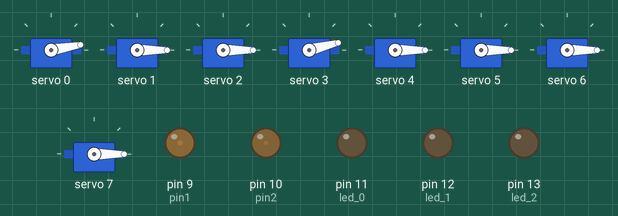
Recording of a sketch running on a simulated Arduino Uno, built with avr-gcc and run on an emulated ATmega328P. Parts: 8 × servo, output pins drawn as LEDs (lit = HIGH).

Above: at 0.79 s.
At 4.8 s:
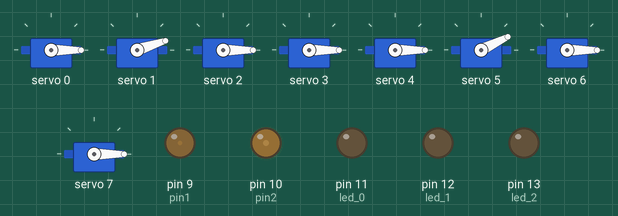
At 9.57 s:
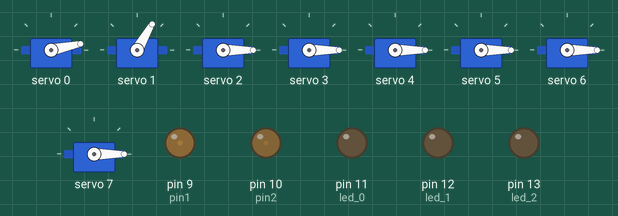
At 18.31 s:
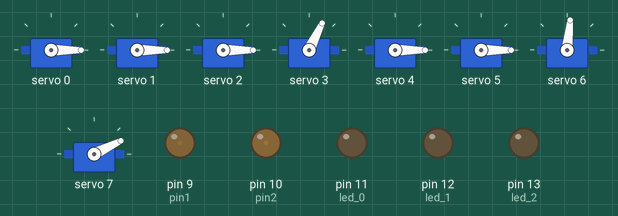
At 27.65 s:
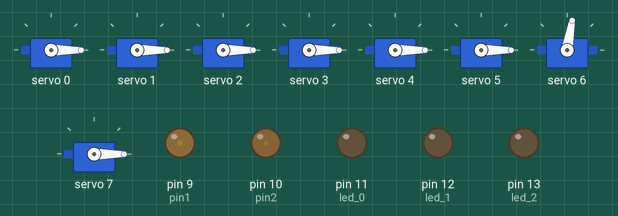
At 36.3 s:
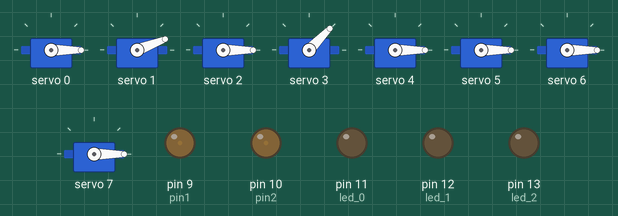
Timing chart, 0 to 40.0 s (numbered marks = the images above):
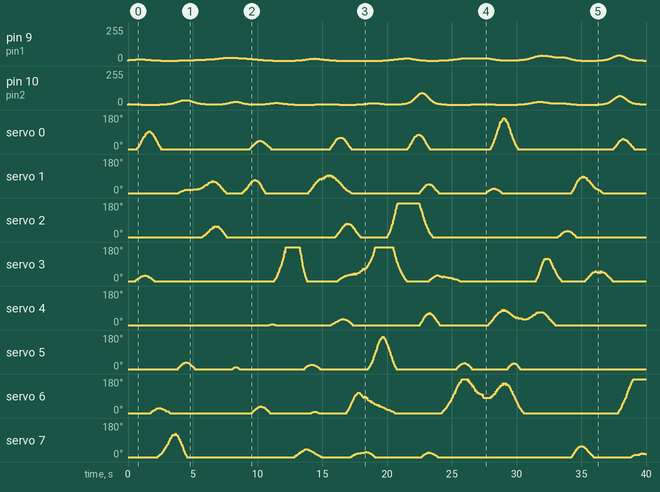

The sketch:

twoParts_backup.ino
```cpp
//sensor pins
#define trigPin_1 2
#define echoPin_1 3
#define trigPin_2 4
#define echoPin_2 5
#define trigPin_3 6
#define echoPin_3 7

//extra PWM pin
#define pin1 9
#define pin2 10

//sensor status pins
#define led_0 11
#define led_1 12
#define led_2 13

#include <Wire.h>
#include <NewPing.h>
#include <Adafruit_PWMServoDriver.h>
#include <avr/pgmspace.h>

#define MAX_DISTANCE 200 // Maximum distance we want to ping for (in centimeters). Maximum sensor distance is rated at 400-500cm.

// permutation array
PROGMEM const unsigned char p[] = {
  151, 160, 137, 91, 90, 15,
  131, 13, 201, 95, 96, 53, 194, 233, 7, 225, 140, 36, 103, 30, 69, 142, 8, 99, 37, 240, 21, 10, 23,
  190, 6, 148, 247, 120, 234, 75, 0, 26, 197, 62, 94, 252, 219, 203, 117, 35, 11, 32, 57, 177, 33,
  88, 237, 149, 56, 87, 174, 20, 125, 136, 171, 168, 68, 175, 74, 165, 71, 134, 139, 48, 27, 166,
  77, 146, 158, 231, 83, 111, 229, 122, 60, 211, 133, 230, 220, 105, 92, 41, 55, 46, 245, 40, 244,
  102, 143, 54, 65, 25, 63, 161, 1, 216, 80, 73, 209, 76, 132, 187, 208, 89, 18, 169, 200, 196,
  135, 130, 116, 188, 159, 86, 164, 100, 109, 198, 173, 186, 3, 64, 52, 217, 226, 250, 124, 123,
  5, 202, 38, 147, 118, 126, 255, 82, 85, 212, 207, 206, 59, 227, 47, 16, 58, 17, 182, 189, 28, 42,
  223, 183, 170, 213, 119, 248, 152, 2, 44, 154, 163, 70, 221, 153, 101, 155, 167, 43, 172, 9,
  129, 22, 39, 253, 19, 98, 108, 110, 79, 113, 224, 232, 178, 185, 112, 104, 218, 246, 97, 228,
  251, 34, 242, 193, 238, 210, 144, 12, 191, 179, 162, 241, 81, 51, 145, 235, 249, 14, 239, 107,
  49, 192, 214, 31, 181, 199, 106, 157, 184, 84, 204, 176, 115, 121, 50, 45, 127, 4, 150, 254,
  138, 236, 205, 93, 222, 114, 67, 29, 24, 72, 243, 141, 128, 195, 78, 66, 215, 61, 156, 180,
};

// array below generated with this code line in the INoise code.
// static { for (int i=0; i < 256 ; i++) fade[i] = (int)((1<<12)*f(i/256.)); }
PROGMEM const uint16_t fadeArray[] = {
 1,    1,    1,    1,    1,    1,    1,    1,    1,    1,    2,    3,    3,    4,    6,    7,
  9,    10,   12,   14,   17,   19,   22,   25,   29,   32,   36,   40,   45,   49,   54,   60,
  65,   71,   77,   84,   91,   98,   105,  113,  121,  130,  139,  148,  158,  167,  178,  188,
  199,  211,  222,  234,  247,  259,  273,  286,  300,  314,  329,  344,  359,  374,  390,  407,
  424,  441,  458,  476,  494,  512,  531,  550,  570,  589,  609,  630,  651,  672,  693,  715,
  737,  759,  782,  805,  828,  851,  875,  899,  923,  948,  973,  998,  1023, 1049, 1074, 1100,
  1127, 1153, 1180, 1207, 1234, 1261, 1289, 1316, 1344, 1372, 1400, 1429, 1457, 1486, 1515, 1543,
  1572, 1602, 1631, 1660, 1690, 1719, 1749, 1778, 1808, 1838, 1868, 1898, 1928, 1958, 1988, 2018,
  2048, 2077, 2107, 2137, 2167, 2197, 2227, 2257, 2287, 2317, 2346, 2376, 2405, 2435, 2464, 2493,
  2523, 2552, 2580, 2609, 2638, 2666, 2695, 2723, 2751, 2779, 2806, 2834, 2861, 2888, 2915, 2942,
  2968, 2995, 3021, 3046, 3072, 3097, 3122, 3147, 3172, 3196, 3220, 3244, 3267, 3290, 3313, 3336,
  3358, 3380, 3402, 3423, 3444, 3465, 3486, 3506, 3525, 3545, 3564, 3583, 3601, 3619, 3637, 3654,
  3672, 3688, 3705, 3721, 3736, 3751, 3766, 3781, 3795, 3809, 3822, 3836, 3848, 3861, 3873, 3884,
  3896, 3907, 3917, 3928, 3937, 3947, 3956, 3965, 3974, 3982, 3990, 3997, 4000, 4000, 4000, 4000,
  4000, 4000, 4000, 4000, 4000, 4000, 4000, 4000, 4000, 4000, 4000, 4000, 4000, 4000, 4000, 4000,
  4000, 4000, 4000, 4000, 4000, 4000, 4000, 4000, 4000, 4000, 4000, 4000, 4000, 4000, 4000, 4000,
};

PROGMEM const uint16_t lightMap[] = {
  1, 1, 1, 1, 1, 1, 1, 1, 1, 1, 1, 1, 1, 2, 2, 2, 2, 2, 2, 2, 2, 2, 2, 2, 2, 2, 2, 2, 2, 3, 3,
  3, 3, 3, 3, 3, 3, 3, 3, 4, 4, 4, 4, 4, 4, 4, 4, 5, 5, 5, 5, 5, 5, 6, 6, 6, 6, 6, 7, 7, 7, 7,
  8, 8, 8, 8, 9, 9, 9, 9, 10, 10, 10, 11, 11, 12, 12, 12, 13, 13, 14, 14, 15, 15, 15, 16, 17,
  17, 18, 18, 19, 19, 20, 21, 21, 22, 23, 24, 24, 25, 26, 27, 28, 29, 30, 31,
  32, 33, 34, 35, 36, 37, 39, 40, 41, 43, 44, 45, 47, 49, 50, 52, 53, 55, 57, 59, 61, 63, 65,
  67, 69, 72, 74, 77, 79, 82, 84, 87, 90, 93, 96, 99, 103, 106, 110, 113,
  117, 121, 125, 129, 133, 138, 142, 147, 152, 157, 162, 168, 173, 179, 185, 191, 197, 204,
  210, 217, 225, 232, 240, 248, 256, 264, 273, 282, 292, 301, 311,
  322, 332, 343, 355, 366, 379, 391, 404, 418, 431, 446, 460, 476, 492, 508, 525, 542, 560,
  579, 598, 618, 638, 659, 681, 704, 727, 751, 776, 802, 828, 856,
  884, 914, 944, 975, 1007, 1041, 1075, 1111, 1148, 1186, 1225, 1266, 1308, 1351, 1396, 1442,
  1490, 1539, 1591, 1643, 1698, 1754, 1812, 1872, 1934, 1999,
  2065, 2133, 2204, 2277, 2353, 2431, 2511, 2594, 2680, 2769, 2861, 2956, 3054, 3155, 3260,
  3368, 3480, 3595, 3714, 3837, 3965, 4000
};

int val(int x) {
  return pgm_read_word_near(lightMap + x);
}

Adafruit_PWMServoDriver pwm = Adafruit_PWMServoDriver();

/* Configure digital pins 9 and 10 as 16-bit PWM outputs. */
void setupPWM16() {
  DDRB |= _BV(PB1) | _BV(PB2);        /* set pins as outputs */
  TCCR1A = _BV(COM1A1) | _BV(COM1B1)  /* non-inverting PWM */
           | _BV(WGM11);                   /* mode 14: fast PWM, TOP=ICR1 */
  TCCR1B = _BV(WGM13) | _BV(WGM12)
           | _BV(CS10);                    /* no prescaling */
  //    ICR1 = 0xffff;                      /* TOP counter value */
  ICR1 = 4095;
}

/* 16-bit version of analogWrite(). Works only on pins 9 and 10. */
void analogWrite16(uint8_t pin, uint16_t val)
{
  switch (pin) {
    case  9: OCR1A = val; break;
    case 10: OCR1B = val; break;
  }
}

long perlinTimeInc = 250L;
long perlinXInc    = 1000L;
long perlinYInc    = 1000L;
float targetValue = 2500; // variable to control overall light level

// returns a value between 0 - 255 for lights
int renderNoise(unsigned long x, unsigned long y, unsigned long z)
{
  return 137 + (inoise(x, y, z) >> 9);
}

#define P(x) pgm_read_byte_near(p + ((x)&255))

long inoise(unsigned long x, unsigned long y, unsigned long z)
{
  long X = x >> 16 & 255, Y = y >> 16 & 255, Z = z >> 16 & 255, N = 1L << 16;
  x &= N - 1; y &= N - 1; z &= N - 1;

  long u = fade(x), v = fade(y), w = fade(z), A = P(X) + Y, AA = P(A) + Z, AB = P(A + 1) + Z, B = P(X + 1) + Y, BA = P(B) + Z, BB = P(B + 1) + Z;

  return lerp(w, lerp(v, lerp(u, grad(P(AA), x   , y   , z   ),
                              grad(P(BA), x - N , y   , z   )),
                      lerp(u, grad(P(AB), x   , y - N , z   ),
                           grad(P(BB), x - N , y - N , z   ))),
              lerp(v, lerp(u, grad(P(AA + 1), x   , y   , z - N ),
                           grad(P(BA + 1), x - N , y   , z - N )),
                   lerp(u, grad(P(AB + 1), x   , y - N , z - N ),
                        grad(P(BB + 1), x - N , y - N , z - N ))));
}

long lerp(long t, long a, long b) {
  return a + (t * (b - a) >> 12);
}

long grad(long hash, long x, long y, long z)
{ long h = hash & 15, u = h < 8 ? x : y, v = h < 4 ? y : h == 12 || h == 14 ? x : z;
  return ((h & 1) == 0 ? u : -u) + ((h & 2) == 0 ? v : -v);
}

#define F(x) pgm_read_word_near(fadeArray + (x))

long fade(long t)
{
  long t0 = F(t >> 8), t1 = F(min(255, (t >> 8) + 1));
  return t0 + ( (t & 255) * (t1 - t0) >> 8 );
}


class Sensor {

  public:
    int x, y, id;
    boolean status;

    Sensor(int _id, int _x, int _y, boolean _s) {
      id = _id;
      x = _x;
      y = _y;
      status = _s;
    }

    void updateStatus(boolean _status) {
      status = _status;
    }

    void toggleStatus() {
      status = !status;
    }

    float getRange(int _x, int _y) {
      if (status) {
        float dx = x - _x;
//        float dy = y - _y;
        float dy = 0;

        //calculate distance
        float d = sqrt( pow(dx, 2) + pow(dy, 2) );
        //convert distance to go from negative to positive
        float t = (-d + 150) / 5;
        //implement siqmoid function
        float sig = 1.0 / (1.0 + exp(-t));

        return (sig * 5);
      } else {
        return 0;
      }
    }

};

class Light {

  public:
    float x, y;
    int id, level, adjustment;

    Light(int _id, float _x, float _y)
    {
      x = _x;
      y = _y;
      id = _id;
      level = 0;
      adjustment = 0;
    };

    void update(int _c, Sensor &sensor1, Sensor &sensor2, Sensor &sensor3) {

      if (adjustment < 300) {
        adjustment += sensor1.getRange(x, y);
        adjustment += sensor2.getRange(x, y);
        adjustment += sensor3.getRange(x, y);
      }

      if (adjustment > 0) {
        adjustment -= 2;
      }

      level = int(renderNoise(x * perlinXInc, y * perlinYInc, _c * perlinTimeInc)) + 2 * adjustment;

    };

    String plot() {
//      if (level > 127) return "*";
//      else             return "-";
      return String(this -> getValueNorm());
    };

    int getValue() {
      return level;
    }

    int getValueNorm() {
      return constrain(level, 0, 255);
    }

    int getValueFixed() {
      if (level < 50){
        return 0;
      } else if (level < 100) {
        return 10;
      } else if (level < 150) {
        return 330;
      } else if (level < 200) {
        return 4000;
      }
    }

    void adjustValue(float _multiplier) {
      level *= _multiplier;
    }
};

Light *lights[17];
Sensor *sensors[3];

int count = 0;

NewPing sensor_1(trigPin_1, echoPin_1, MAX_DISTANCE);
NewPing sensor_2(trigPin_2, echoPin_2, MAX_DISTANCE);
NewPing sensor_3(trigPin_3, echoPin_3, MAX_DISTANCE);

void setup()
{
  #ifdef ESP8266
    Wire.pins(2, 14);   // ESP8266 can use any two pins, such as SDA to #2 and SCL to #14
  #endif

//  Serial.begin(115200);

  pinMode(trigPin_1, OUTPUT);
  pinMode(echoPin_1, INPUT);
  pinMode(trigPin_2, OUTPUT);
  pinMode(echoPin_2, INPUT);
  pinMode(trigPin_3, OUTPUT);
  pinMode(echoPin_3, INPUT);

  pinMode(led_0, OUTPUT);
  pinMode(led_1, OUTPUT);
  pinMode(led_2, OUTPUT);

  pinMode(pin1, OUTPUT);
  pinMode(pin1, OUTPUT);
  setupPWM16();

  pwm.begin();
  pwm.setPWMFreq(100);  // This is the maximum PWM frequency

  lights[0] = new Light(0, 0, 0);
  lights[1] = new Light(1, 180, 60);
  lights[2] = new Light(2, 300, 60);
  lights[3] = new Light(3, 420, 60);
  lights[4] = new Light(4, 540, 60);
  lights[5] = new Light(5, 660, 60);
  lights[6] = new Light(6, 120, 160);
  lights[7] = new Light(7, 240, 160);
  lights[8] = new Light(8, 360, 160);
  lights[9] = new Light(9, 480, 160);
  lights[10] = new Light(10, 600, 160);
  lights[11] = new Light(11, 60, 260);
  lights[12] = new Light(12, 180, 260);
  lights[13] = new Light(13, 300, 260);
  lights[14] = new Light(14, 420, 260);
  lights[15] = new Light(15, 540, 260);
  lights[16] = new Light(16, 660, 260);

  sensors[0] = new Sensor(16, 120, 227, false);
  sensors[1] = new Sensor(16, 360, 227, false);
  sensors[2] = new Sensor(16, 600, 227, false);

  TWBR = 12;
}

void loop()
{
//  delay(1000);
//
//  //READ SENSOR VALUES
//  float distance;
//
//  distance = sensor_1.ping_cm();
//  if (distance > 0 && distance < 50) {
//    sensors[0] -> updateStatus(true);
//    digitalWrite(led_0, HIGH);
//    Serial.println(distance);
//  } else {
//    sensors[0] -> updateStatus(false);
//    digitalWrite(led_0, LOW);
//  }
//
//  distance = sensor_2.ping_cm();
//  if (distance > 0 && distance < 50) {
//    sensors[1] -> updateStatus(true);
//    digitalWrite(led_1, HIGH);
//  } else {
//    sensors[1] -> updateStatus(false);
//    digitalWrite(led_1, LOW);
//  }
//
//  distance = sensor_3.ping_cm();
//  if (distance > 0 && distance < 50) {
//    sensors[2] -> updateStatus(true);
//    digitalWrite(led_2, HIGH);
//  } else {
//    sensors[2] -> updateStatus(false);
//    digitalWrite(led_2, LOW);
//  }

  //UPDATE LIGHT VALUES
  for (int i = 0; i < 17; i++) {
    lights[i] -> update(count, *sensors[0], *sensors[1], *sensors[2]);
  }

  //SUM CURRENT VALUES
  int values = 0;
  for (int i = 0; i < 17; i++) {
    values += lights[i] -> getValue();
  }

  //ADJUST VALUES TO HIT TARGET
  float multiplier = targetValue / values;
  for (int i = 0; i < 17; i++) {
    lights[i] -> adjustValue(multiplier);
  }

  //CHECK TARGET
//  values = 0;
//  for (int i = 0; i < 17; i++) {
//    values += lights[i] -> getValue();
//  }
//  Serial.println(values);

  //WRITE LIGHT VALUES TO PWM
  for (uint8_t pwmnum = 0; pwmnum < 8; pwmnum++) {
      pwm.setPWM(pwmnum, 0, val(int(lights[pwmnum] -> getValueNorm())) );
  }

  analogWrite16(9, val(int(lights[15] -> getValueNorm())));
  analogWrite16(10, val(int(lights[16] -> getValueNorm())));

//  pwm.setPWM(0, 0, val(int(lights[0] -> getValueNorm())) );

  //SERIAL VISUALIZATION
//  Serial.print(lights[0] -> plot());
//  Serial.print(" ");
//  Serial.print(lights[1] -> plot());
//  Serial.print(" ");
//  Serial.print(lights[2] -> plot());
//  Serial.print(" ");
//  Serial.print(lights[3] -> plot());
//  Serial.print(" ");
//  Serial.print(lights[4] -> plot());
//  Serial.print(" ");
//  Serial.print(lights[5] -> plot());
//  Serial.print(" ");
//  Serial.print(lights[6] -> plot());
//  Serial.print(" ");
//  Serial.print(lights[7] -> plot());
//  Serial.print(" ");
//  Serial.print(lights[8] -> plot());
//  Serial.print(" ");
//  Serial.print(lights[9] -> plot());
//  Serial.print(" ");
//  Serial.print(lights[10] -> plot());
//  Serial.print(" ");
//  Serial.print(lights[11] -> plot());
//  Serial.print(" ");
//  Serial.print(lights[12] -> plot());
//  Serial.print(" ");
//  Serial.print(lights[13] -> plot());
//  Serial.print(" ");
//  Serial.print(lights[14] -> plot());
//  Serial.print(" ");
//  Serial.print(lights[15] -> plot());
//  Serial.print(" ");
//  Serial.println(lights[16] -> plot());

  count++;
  if (count > 10000){
    count = 0;
  }
}
```
